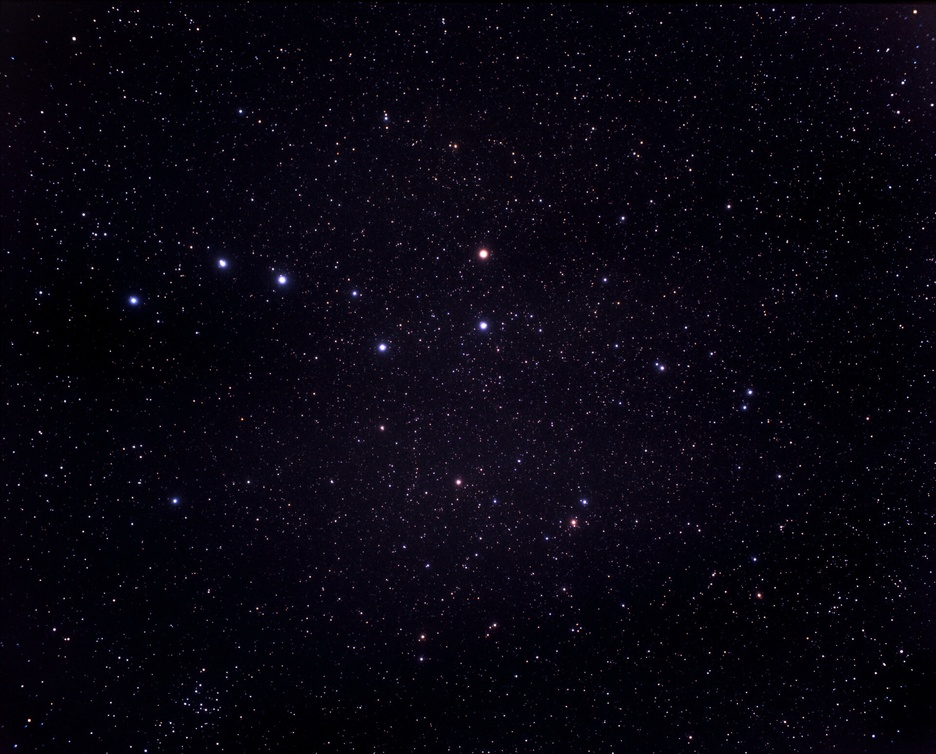
#> input picture constellation-recognition/img/ursa_major_1.jpg, 936 x 754 px, shrunk from 1920 x 1546 before the run
$ python idea2.py
#> lines starting #> are read from the running program, lines starting #| are printed output that depends on the picture
from PIL import Image, ImageDraw, ImageFont
import numpy as np
from scipy.fftpack import dct, idct

slika = Image.open("../../img/ursa_major_1.jpg")
#> slika is the input picture: PIL image 936x754 RGB; mean R, G, B 8.1, 5.5, 15.5

stupci, retci = slika.size
#> stupci = 936; retci = 754
print("Broj stupaca: " + str(stupci))
#| Broj stupaca: 936
print("Broj redaka: " + str(retci))
#| Broj redaka: 754
if (slika.mode == "RGB"):
    print("Broj kanala: 3")
else:
    print("Broj kanala: 1")

slika_grayscale = slika.convert('L')
slika_matrix = np.asarray(slika_grayscale)

velicina_bloka = 40

broj_horizontalnih_blokova = stupci // velicina_bloka
#> broj_horizontalnih_blokova = 23
broj_vertikalnih_blokova = retci // velicina_bloka
#> broj_vertikalnih_blokova = 18

broj_trenutnog_bloka = 1

for i in range(0, broj_vertikalnih_blokova):
    for j in range(0, broj_horizontalnih_blokova):
        draw = ImageDraw.Draw(slika)
        draw.rectangle(((j*velicina_bloka, i*velicina_bloka),
                        (j*velicina_bloka+velicina_bloka, i*velicina_bloka+velicina_bloka)))
        broj_trenutnog_bloka_1 = str(broj_trenutnog_bloka)
        draw.text((j*velicina_bloka, i*velicina_bloka), broj_trenutnog_bloka_1)
        broj_trenutnog_bloka = broj_trenutnog_bloka + 1
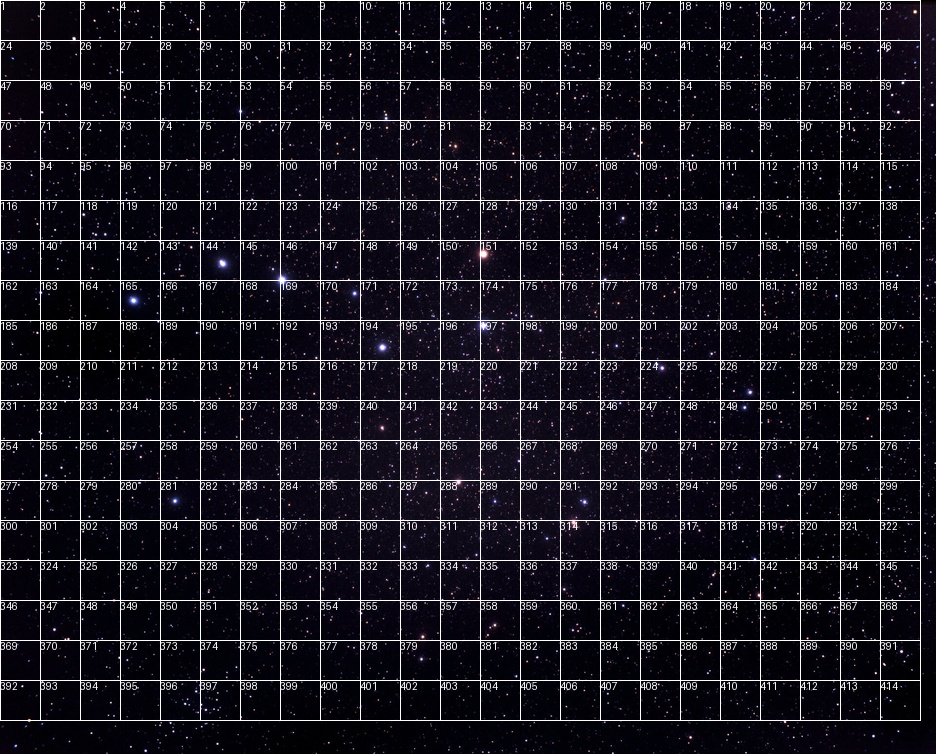
#> slika: PIL image 936x754 RGB; mean R, G, B 25.5, 23.1, 32.4
#> after the loop, broj_trenutnog_bloka = 415

slika.show()
slika.save("blokovi.png")

trenutni_pocetni_stupac = 0
trenutni_pocetni_redak = -velicina_bloka

frekvencije = [0] * (broj_horizontalnih_blokova * broj_vertikalnih_blokova)
#> frekvencije = 414 values from 0 to 0
frekvencije2 = [0] * (broj_horizontalnih_blokova * broj_vertikalnih_blokova)
#> frekvencije2 = 414 values from 0 to 0
frekvencije3 = [0] * (broj_horizontalnih_blokova * broj_vertikalnih_blokova)
#> frekvencije3 = 414 values from 0 to 0
brojac_frekvencija = 0

for redak in range(broj_vertikalnih_blokova):
    trenutni_pocetni_stupac = 0
    trenutni_pocetni_redak = trenutni_pocetni_redak + velicina_bloka

    for stupac in range(broj_horizontalnih_blokova):
        temp_matrix = np.zeros(shape=(velicina_bloka, velicina_bloka))
        temp_matrix_dct = np.zeros(shape=(velicina_bloka, velicina_bloka))
        trenutni_redak = 0

        for i in range(trenutni_pocetni_redak, trenutni_pocetni_redak + velicina_bloka):
            trenutni_stupac = 0
            trenutni_redak = 0

            for j in range(trenutni_pocetni_stupac, trenutni_pocetni_stupac + velicina_bloka):
                temp_matrix[trenutni_redak,
                            trenutni_stupac] = slika_matrix[i, j]
                trenutni_stupac = trenutni_stupac + 1
                trenutni_redak = trenutni_redak + 1

        print("Trenutni blok: ")
        print(temp_matrix)
        print("\n")

        temp_matrix_dct = dct(dct(temp_matrix.T).T)

        print("DCT matrica za trenutni blok:")
        print(temp_matrix_dct)
        print("\n")

        frekvencije[brojac_frekvencija] = temp_matrix_dct[0, 0]
        frekvencije2[brojac_frekvencija] = temp_matrix_dct[1, 1]
        frekvencije3[brojac_frekvencija] = temp_matrix_dct[2, 2]
        brojac_frekvencija = brojac_frekvencija + 1

        trenutni_pocetni_stupac = trenutni_pocetni_stupac + velicina_bloka
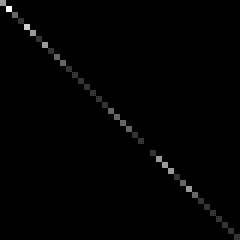
#> temp_matrix: shape (40, 40) float64 (shown 6 times larger); min 0, max 5, mean 0.0431; drawn with min black and max white
#> after the loop, brojac_frekvencija = 414; frekvencije = 414 values, max 7996 at index 145, min 120 at index 163, mean 1235.6; frekvencije2 = 414 values, max 6411.3 at index 145, min 70.88 at index 390, mean 628.7; frekvencije3 = 414 values, max 5061.8 at index 145, min 66.46 at index 390, mean 618.8; trenutni_pocetni_redak = 680

for i in range(0, broj_horizontalnih_blokova * broj_vertikalnih_blokova):
    print("Blok " + str(i+1) + ": (1) " + str(frekvencije[i]) + " (2) " + str(
        frekvencije2[i]) + " (3) " + str(frekvencije3[i]))

print("***Sada se ispisuje medusobna slicnost blokova...***")
for i in range(0, broj_horizontalnih_blokova * broj_vertikalnih_blokova):
    print("Blok " + str(i+1) + ": (1) " + str(frekvencije[i]) + " (2) " + str(
        frekvencije2[i]) + " (3) " + str(frekvencije3[i]))
    for j in range(i+1, broj_horizontalnih_blokova * broj_vertikalnih_blokova):
        if((abs(frekvencije[i] - frekvencije[j]) < 10) and (abs(frekvencije2[i] - frekvencije2[j]) < 10) and (abs(frekvencije3[i] - frekvencije3[j]) < 10)):
            print("---> Slican je sljedecim blokovima: Blok " + str(j+1) + ": (1) " +
                  str(frekvencije[j]) + " (2) " + str(frekvencije2[j]) + " (3) " + str(frekvencije3[j]))

print("ZAVRŠETAK!\n")
